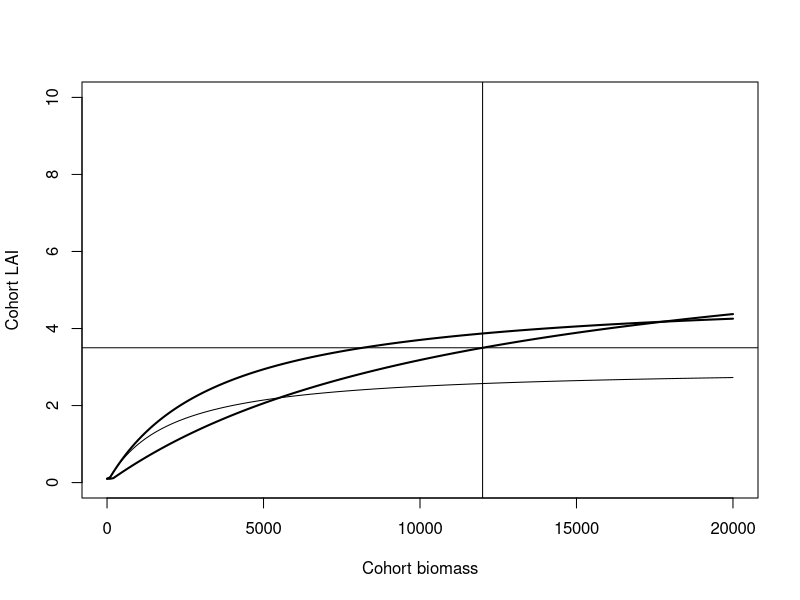

Reproduce this figure in R.
#LAI example figure

lai <- function(biomass, maxLAI, KLAI){
  return(maxLAI*(biomass/(biomass+KLAI)))
}

maxLAI = 7
KLAI = 12000
minLAI = 0.1
biomass <- seq(0, 20000, length.out = 200)


lai_est <- lai(biomass, maxLAI, KLAI)
lai_est <- ifelse(lai_est < minLAI, minLAI, lai_est)

plot(lai_est ~ biomass, 
     type = "l",
     lwd = 2,
     ylim = c(0, 10),
     xlab = "Cohort biomass",
     ylab = "Cohort LAI")
abline(h = maxLAI/2)
abline(v = KLAI)


maxLAI = 5
KLAI = 3500
minLAI = 0.1
biomass <- seq(0, 20000, length.out = 200)

lai_est <- lai(biomass, maxLAI, KLAI)
lai_est <- ifelse(lai_est < minLAI, minLAI, lai_est)
lines(lai_est ~ biomass, type = "l", lwd = 2)

maxLAI = 3
KLAI = 2000
minLAI = 0.1
biomass <- seq(0, 20000, length.out = 200)

lai_est <- lai(biomass, maxLAI, KLAI)
lai_est <- ifelse(lai_est < minLAI, minLAI, lai_est)
lines(lai_est ~ biomass, type = "l")





